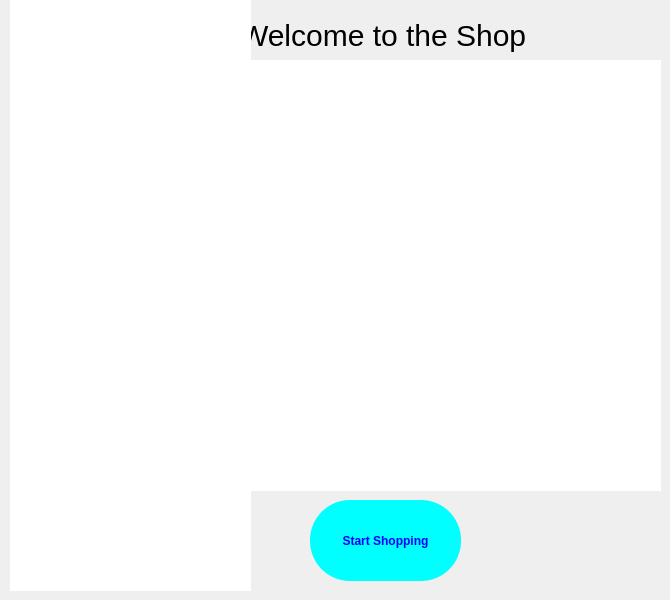
   <widget class="QWidget" name="page">
    <widget class="QLabel" name="label">
     <property name="geometry">
      <rect>
       <x>240</x>
       <y>0</y>
       <width>331</width>
       <height>71</height>
      </rect>
     </property>
     <property name="styleSheet">
      <string notr="true">QLabel {
	font-size: 30px;
}</string>
     </property>
     <property name="text">
      <string>Welcome to the Shop</string>
     </property>
    </widget>
    <widget class="QPushButton" name="shopping_button">
     <property name="geometry">
      <rect>
       <x>310</x>
       <y>500</y>
       <width>151</width>
       <height>81</height>
      </rect>
     </property>
     <property name="styleSheet">
      <string notr="true">QPushButton {
	background: cyan;
	border-style: inset;
	border-radius: 40px;
	color: blue;
	font-weight: bold;
}

QPushButton:hover {
	background: green;
	color: white;
}</string>
     </property>
     <property name="text">
      <string>Start Shopping</string>
     </property>
    </widget>
    <widget class="QGraphicsView" name="graphicsView_2">
     <property name="geometry">
      <rect>
       <x>140</x>
       <y>60</y>
       <width>521</width>
       <height>431</height>
      </rect>
     </property>
     <property name="styleSheet">
      <string notr="true">QGraphicsView {
	background-image: url(&quot;res/shop_store.png&quot;);
    background-repeat: no-repeat;
    background-position: center center;
	border: none;
}</string>
     </property>
    </widget>
    <widget class="QGraphicsView" name="graphicsView_3">
     <property name="geometry">
      <rect>
       <x>10</x>
       <y>0</y>
       <width>241</width>
       <height>591</height>
      </rect>
     </property>
     <property name="styleSheet">
      <string notr="true">QGraphicsView {
	background-image: url(&quot;res/side_page.png&quot;);
    background-repeat: no-repeat;
    background-position: center center;
	border: none;
}</string>
     </property>
    </widget>
   </widget>
